Frame 1 (no input): blank canvas, image omitted
Frame 60 (the mouse pressed at the canvas centre just before this capture): blank canvas, image omitted
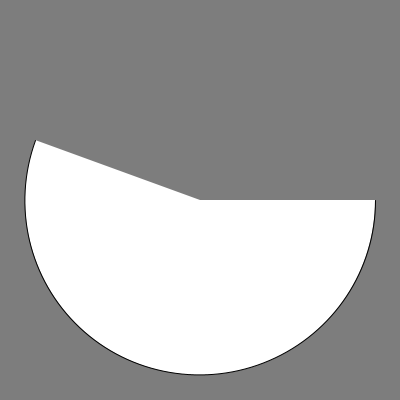
Frame 120 (the mouse held since frame 60 and released just before this capture)

The Processing sketch whose frames 1 and 60 were blank and that drew this single picture after the mouse press (run headless with seeded random() and noise(); from frame 60 on, the mouse is pressed at the canvas centre):

// Processing sketch: l_2_1
// ── l_2_1.pde
void setup(){
  size(400,400);
}
void draw(){
  background(125);
  arc(200,200,350,350,0,TWO_PI*mouseX/360);
}
